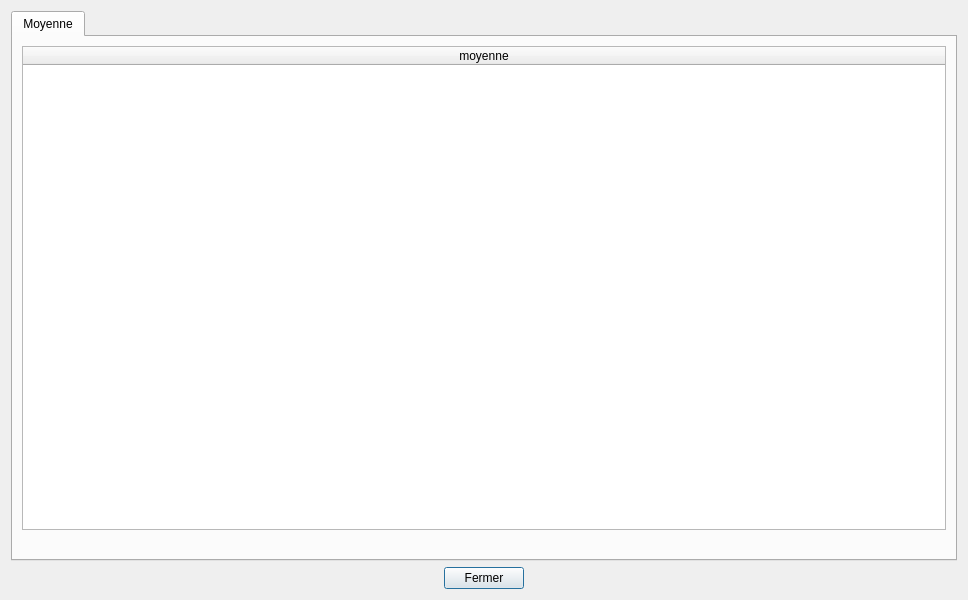
<?xml version="1.0" encoding="UTF-8"?>
<ui version="4.0">
 <class>tablesDataV0</class>
 <widget class="QDialog" name="tablesDataV0">
  <property name="geometry">
   <rect>
    <x>0</x>
    <y>0</y>
    <width>968</width>
    <height>600</height>
   </rect>
  </property>
  <property name="sizePolicy">
   <sizepolicy hsizetype="Preferred" vsizetype="Preferred">
    <horstretch>0</horstretch>
    <verstretch>0</verstretch>
   </sizepolicy>
  </property>
  <property name="minimumSize">
   <size>
    <width>0</width>
    <height>0</height>
   </size>
  </property>
  <property name="windowTitle">
   <string>BD JO</string>
  </property>
  <layout class="QVBoxLayout" name="verticalLayout">
   <item>
    <widget class="QTabWidget" name="tabWidget">
     <property name="currentIndex">
      <number>0</number>
     </property>
     <widget class="QWidget" name="tabMoyenne">
      <attribute name="title">
       <string>Moyenne</string>
      </attribute>
      <layout class="QVBoxLayout" name="verticalLayout_2">
       <item>
        <widget class="QTableWidget" name="tableMoyenne">
         <property name="minimumSize">
          <size>
           <width>0</width>
           <height>0</height>
          </size>
         </property>
         <property name="baseSize">
          <size>
           <width>0</width>
           <height>0</height>
          </size>
         </property>
         <property name="contextMenuPolicy">
          <enum>Qt::NoContextMenu</enum>
         </property>
         <property name="layoutDirection">
          <enum>Qt::LeftToRight</enum>
         </property>
         <property name="sizeAdjustPolicy">
          <enum>QAbstractScrollArea::AdjustIgnored</enum>
         </property>
         <property name="sortingEnabled">
          <bool>true</bool>
         </property>
         <property name="columnCount">
          <number>1</number>
         </property>
         <attribute name="horizontalHeaderCascadingSectionResizes">
          <bool>false</bool>
         </attribute>
         <attribute name="horizontalHeaderMinimumSectionSize">
          <number>50</number>
         </attribute>
         <attribute name="horizontalHeaderDefaultSectionSize">
          <number>110</number>
         </attribute>
         <attribute name="horizontalHeaderHighlightSections">
          <bool>true</bool>
         </attribute>
         <attribute name="horizontalHeaderShowSortIndicator" stdset="0">
          <bool>true</bool>
         </attribute>
         <attribute name="horizontalHeaderStretchLastSection">
          <bool>true</bool>
         </attribute>
         <attribute name="verticalHeaderVisible">
          <bool>false</bool>
         </attribute>
         <column>
          <property name="text">
           <string>moyenne</string>
          </property>
         </column>
        </widget>
       </item>
       <item>
        <widget class="QLabel" name="label_moyenne">
         <property name="palette">
          <palette>
           <active>
            <colorrole role="WindowText">
             <brush brushstyle="SolidPattern">
              <color alpha="255">
               <red>255</red>
               <green>0</green>
               <blue>0</blue>
              </color>
             </brush>
            </colorrole>
           </active>
           <inactive>
            <colorrole role="WindowText">
             <brush brushstyle="SolidPattern">
              <color alpha="255">
               <red>255</red>
               <green>0</green>
               <blue>0</blue>
              </color>
             </brush>
            </colorrole>
           </inactive>
           <disabled>
            <colorrole role="WindowText">
             <brush brushstyle="SolidPattern">
              <color alpha="255">
               <red>120</red>
               <green>120</green>
               <blue>120</blue>
              </color>
             </brush>
            </colorrole>
           </disabled>
          </palette>
         </property>
         <property name="toolTipDuration">
          <number>-1</number>
         </property>
         <property name="text">
          <string/>
         </property>
         <property name="textFormat">
          <enum>Qt::PlainText</enum>
         </property>
         <property name="scaledContents">
          <bool>true</bool>
         </property>
         <property name="alignment">
          <set>Qt::AlignCenter</set>
         </property>
        </widget>
       </item>
      </layout>
     </widget>
    </widget>
   </item>
   <item>
    <layout class="QHBoxLayout" name="horizontalLayout">
     <item>
      <spacer name="horizontalSpacer_data_V0">
       <property name="orientation">
        <enum>Qt::Horizontal</enum>
       </property>
       <property name="sizeHint" stdset="0">
        <size>
         <width>40</width>
         <height>20</height>
        </size>
       </property>
      </spacer>
     </item>
     <item>
      <widget class="QPushButton" name="pushButton">
       <property name="text">
        <string>Fermer</string>
       </property>
      </widget>
     </item>
     <item>
      <spacer name="horizontalSpacer_2_data_V0">
       <property name="orientation">
        <enum>Qt::Horizontal</enum>
       </property>
       <property name="sizeHint" stdset="0">
        <size>
         <width>40</width>
         <height>20</height>
        </size>
       </property>
      </spacer>
     </item>
    </layout>
   </item>
  </layout>
 </widget>
 <resources/>
 <connections>
  <connection>
   <sender>pushButton</sender>
   <signal>clicked()</signal>
   <receiver>tablesDataV0</receiver>
   <slot>close()</slot>
   <hints>
    <hint type="sourcelabel">
     <x>360</x>
     <y>575</y>
    </hint>
    <hint type="destinationlabel">
     <x>323</x>
     <y>169</y>
    </hint>
   </hints>
  </connection>
 </connections>
 <slots>
  <slot>refreshSpectaclesData()</slot>
  <slot>refreshZonesData()</slot>
  <slot>refreshRepresentationsData()</slot>
 </slots>
</ui>
